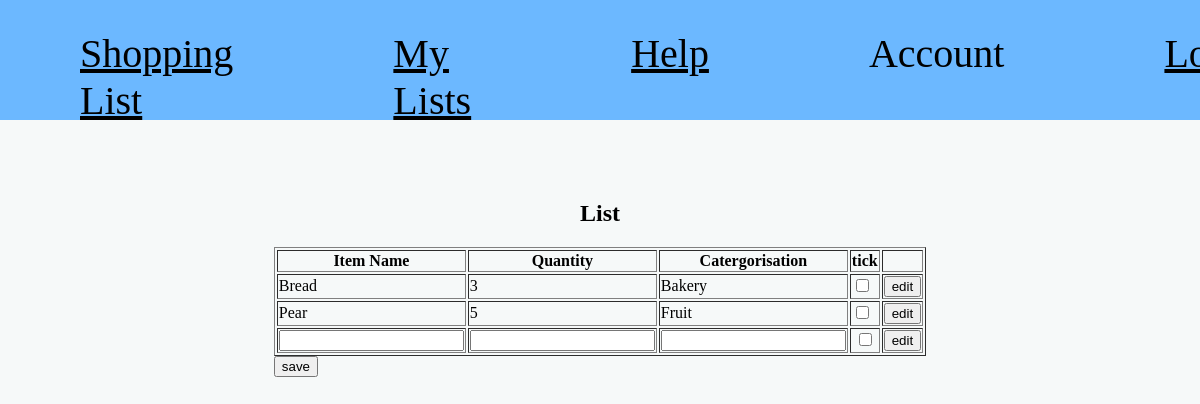
/list, run on an earlier commit of the app's database.
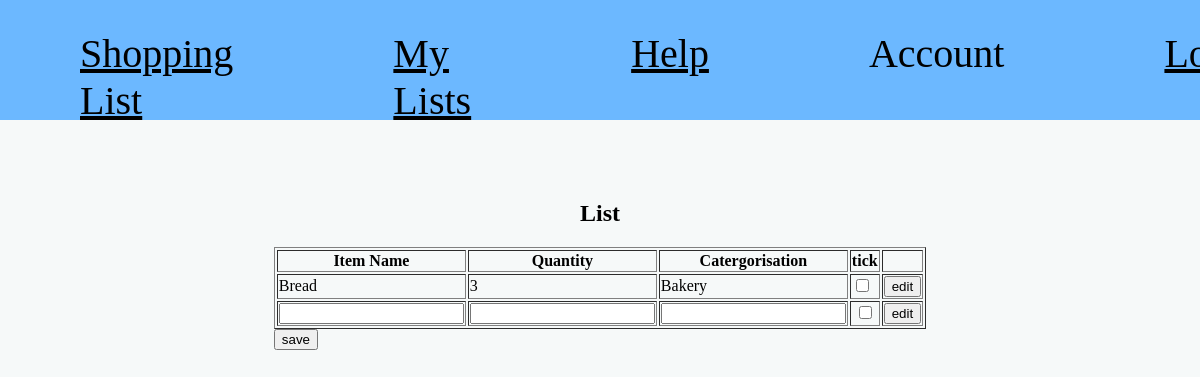
And on a later commit of the database.
### tables this page shows
CREATE TABLE "list_contents" (`list_id` INTEGER REFERENCES `lists`(`list_id`), `item_id` INTEGER REFERENCES `item`(`item_id`), `quantity` INTEGER, item_gotten BOOLEAN);

CREATE TABLE "item" (item_id INTEGER NOT NULL PRIMARY KEY, item_name TEXT NOT NULL, catergorisation TEXT);

### shopping_list.py (the view)
@app.route("/list", methods=["GET", "POST"])
def list():
    sql = """SELECT * FROM list_contents
    JOIN item ON item.item_id=list_contents.item_id;"""
    results = query_db(sql)
    return render_template("list.html", list=results)

### shopping_list.py (called while the page is built)
def get_db():
    db = getattr(g, '_database', None)
    if db is None:
        db = g._database = sqlite3.connect(DATABASE)
    return db

@app.teardown_appcontext
def close_connection(exception):
    db = getattr(g, '_database', None)
    if db is not None:
        db.close()

def query_db(query, args=(), one=False):
    cur = get_db().execute(query, args)
    rv = cur.fetchall()
    cur.close()
    return (rv[0] if rv else None) if one else rv

### templates/list.html (shortened to what this page needs)
{% extends "index.html" %}
{% block body %}
<h2>List</h2>
<form method="post">
<table border="1">
    <tr align="center">
        <th>Item Name</th>
        <th>Quantity</th>
        <th>Catergorisation</th>
        <th>tick</th>
        <th></th>
    </tr>
    {% for item in list %}
    <tr>
        <td>{{item[5]}}</td>
        <td>{{item[2]}}</td>
        <td>{{item[6]}}
        </td>
        <td><input type="checkbox"></td>
        <td><input type="button" value="edit"></td>
    </tr>
    {% endfor %}
    <tr align="center">
        <td>
            <input list="food">
        </td>
        <td><input type="number"></td>
        <td>
            <input list="food-type">
        </td>
        <td><input type="checkbox"></td>
        <td><input type="button" value="edit"></td>
    </tr>
</table>
<input type="submit" value="save">
</form>
{% endblock  %}

What changed in the data, as far as the page shows it:
removed list_contents: item_name "Pear", quantity "5", catergorisation "Fruit"
